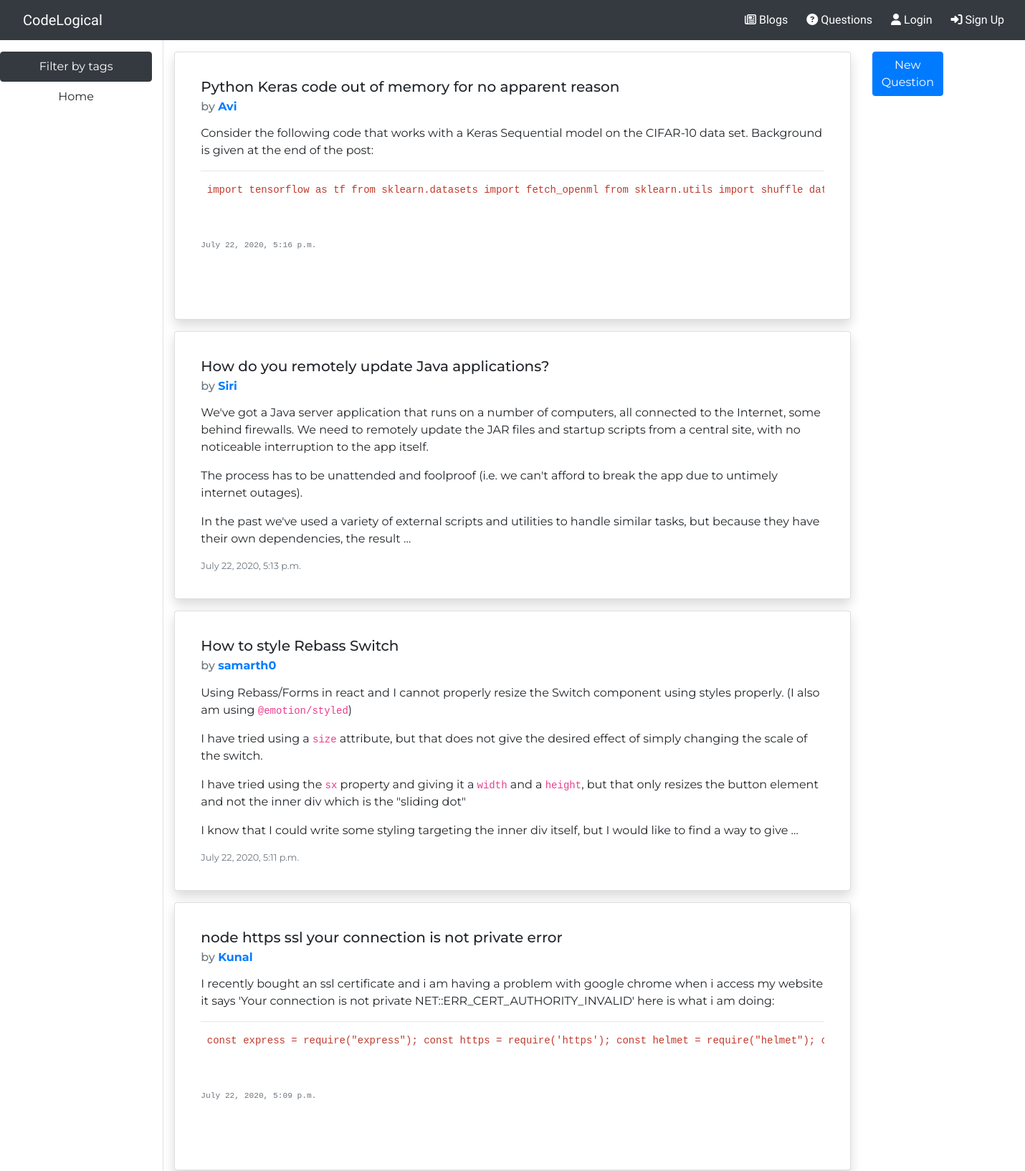
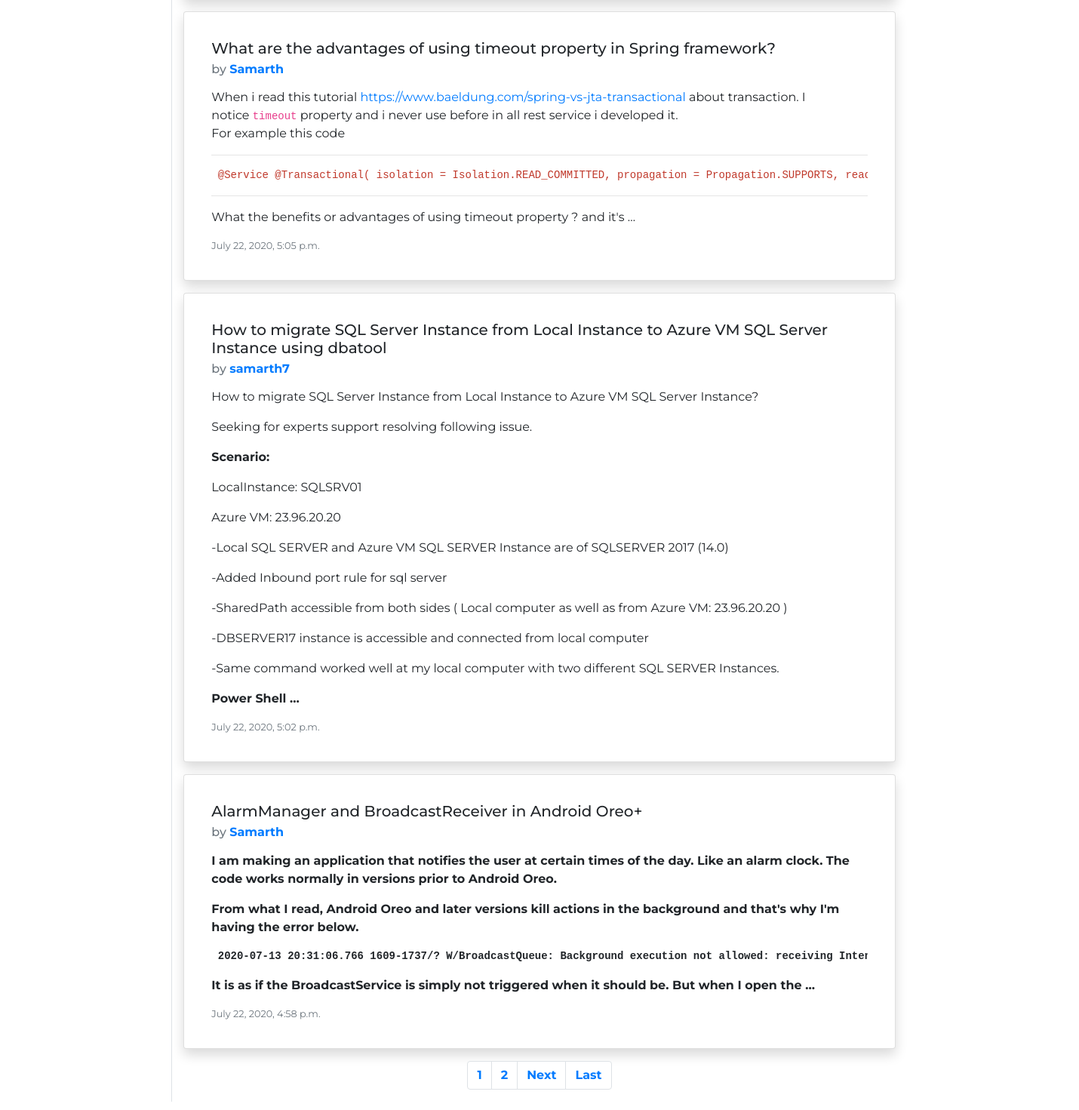
Before: /question/all with the older database file (2 pictures, top to bottom).
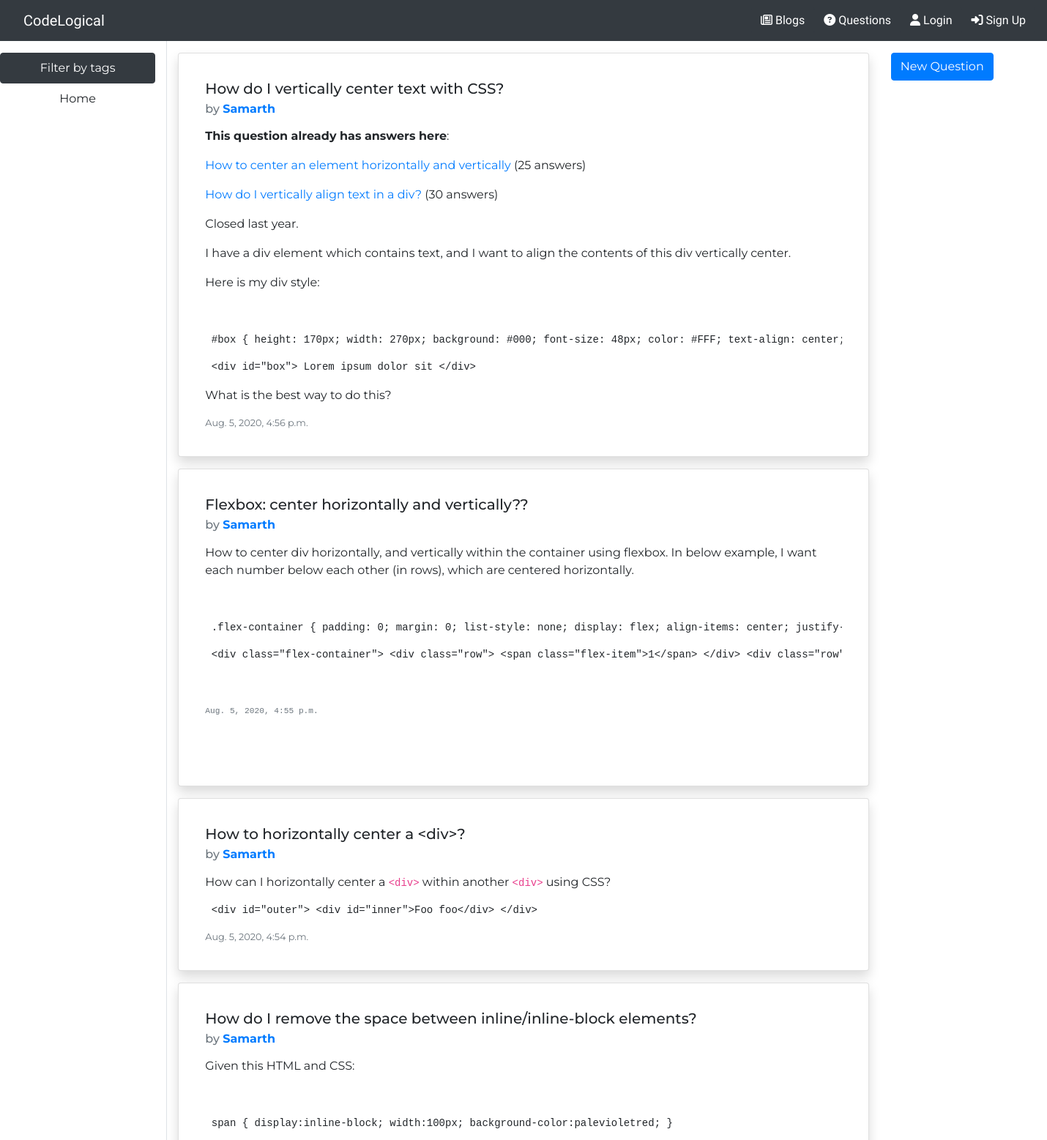
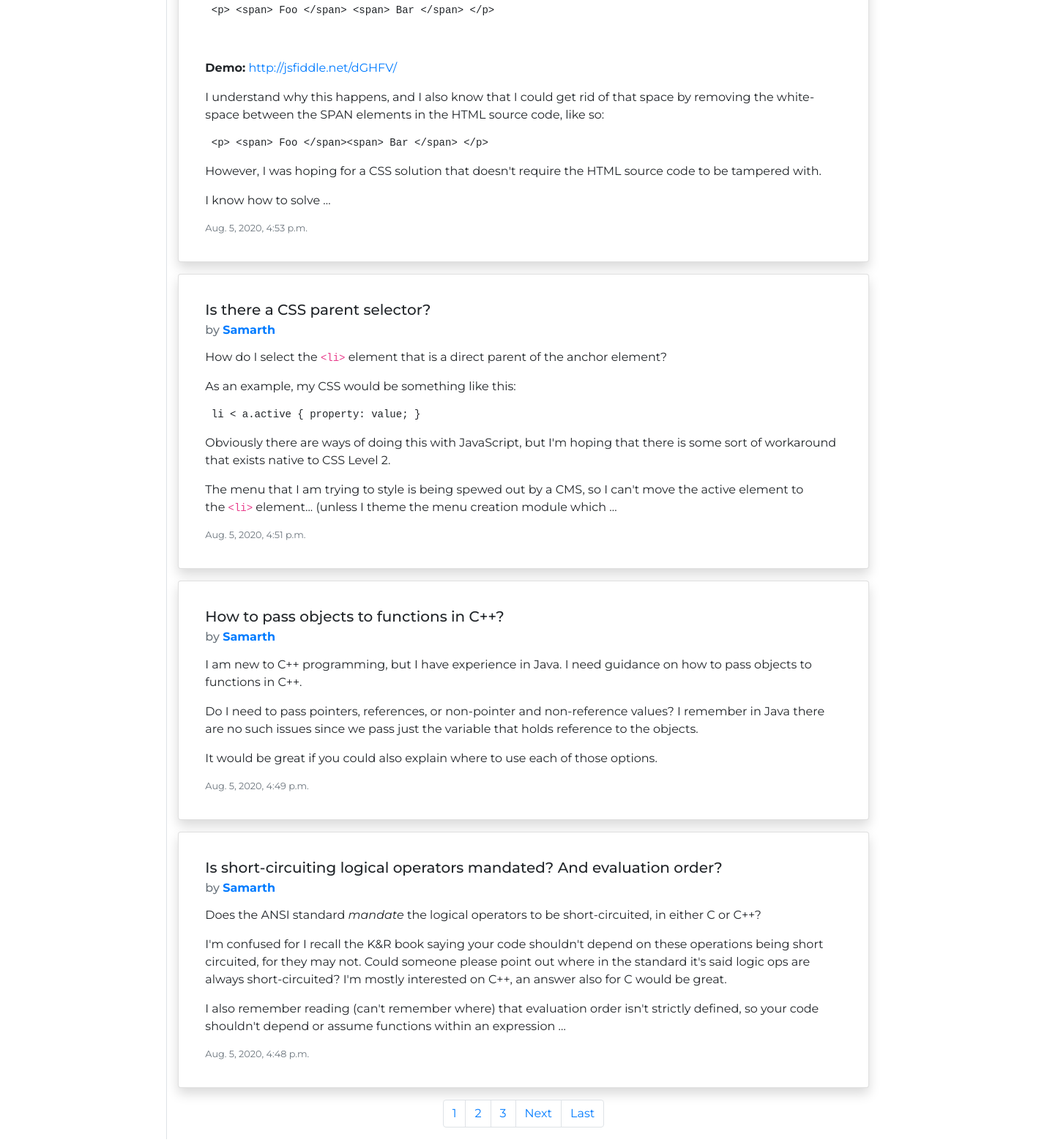
After: the same page with the newer database file (2 pictures, top to bottom).
### qna/models.py (models this page shows, shortened)
class Question(models.Model):
    title=models.CharField(max_length=100)
    content=RichTextField(default="",blank=True,null=True)
    asked_by=models.ForeignKey(User,on_delete=models.CASCADE,null=True,blank=True)
    posted_on=models.DateTimeField(null=True,blank=True)
    tags = TaggableManager()

### qna/views.py (the view)
# urls.py: path('question/all',QuestionListView.as_view(),name='question-list'),
class QuestionListView(ListView):
    model = Question
    template_name = "qna/question_list.html"
    context_object_name="questions"
    paginate_by=7                   #By default the page object is reffered as 'page_obj' in HTML
    ordering=['-posted_on']

### qna/templates/qna/question_list.html (shortened to what this page needs)
{% extends "blog/base.html" %}
{% block space %}
<div class="row flex-xl-nowrap">
    <div class="col-12 col-md-3 col-xl-2 bd-sidebar border-right align-items-center">
        <nav class="nav flex-column sticky-top sidebar pt-3">
            <li class="nav-item">
                <a class="nav-link btn btn-dark " href="{% url 'tag-list' %}">Filter by tags</a>
            </li>
            <li class="nav-item">
                <a class="nav-link btn " href="{% url 'home' %}" tabindex="-1" aria-disabled="true">Home</a>
            </li>
        </nav>
    </div>
    <div class="col-sm-12 col-md-8 col-lg-8 pt-3">
            {% for question in questions %}
                <div class="card shadow p-3 mb-3 bg-white rounded ">
                    <div class="card-body">
                        <h5 class="card-title">{{ question.title }}</h5>
                        <h6 class="card-subtitle mb-2 text-muted">by <a style="position: relative;" href="{% url 'profile'  question.asked_by.id %}" class="text-decoration-none"><strong>{{ question.asked_by }}</strong></a> </h6>
                        <p class="card-text">{{ question.content|safe|truncatewords:90 }}</p>
                        <p class="card-text"><small class="text-muted">{{ question.posted_on }}</small></p>
                    </div>
                </div>
            {% endfor %}
            {% if page_obj.has_other_pages %}
                <ul class="pagination justify-content-center">
                    {% for num in page_obj.paginator.page_range %}
                    {% if page_obj.number == num %}
                    <li class="page-item">
                        <a class="page-link" href="?page={{ num }}"> {{ num }}</a>
                    </li>
                    {% elif num > page_obj.number|add:'-3' and num < page_obj.number|add:'3' %}
                    <li class="page-item">
                        <a class="page-link" href="?page={{ num }}"> {{ num }}</a>
                    </li>
                    {% endif %}
                    {% endfor %}
                    {% if page_obj.has_next %}
                    <li class="page-item">
                        <a class="page-link" href="?page={{ page_obj.next_page_number }}"> Next </a>
                    </li>
                    <li class="page-item">
                        <a class="page-link" href="?page={{ page_obj.paginator.num_pages }}"> Last </a>
                    </li>
                    {% endif %}
                </ul>
            {% endif %}
    </div>
    <div class="col-sm-12 col-md-4 col-lg-4 pt-3">
        <a href="{% url 'new-question' %}" class="btn btn-primary">New Question</a>
    </div>
</div>
{% endblock %}

Changed rows visible on the page:
no longer on this page (row unchanged): Question: title "Python Keras code out of memory for no apparent reason", asked_by "Avi", content "Consider the following code that works with a Keras Sequential model on the CIFAR-10 data set. Background is given at the end of the post: import tensorflow as tf from sklearn.datasets import fetch_openml from sklearn.utils import shuffle…", posted_on "July 22, 2020, 5:16 p.m."
removed Question: title "How do you remotely update Java applications?", asked_by "Siri", content "We've got a Java server application that runs on a number of computers, all connected to the Internet, some behind firewalls. We need to remotely update the JAR files and startup scripts from a central site, with no noticeable interruption to the app itself. The process has to be unattended and foolproof (i.e. we can't afford to break the app due to untimely internet outages). In the past we've used a variety of external scripts and utilities to handle similar tasks, but because they have their own dependencies, the result …", posted_on "July 22, 2020, 5:13 p.m."
removed Question: title "How to style Rebass Switch", asked_by "samarth0", content "Using Rebass/Forms in react and I cannot properly resize the Switch component using styles properly. (I also am using @emotion/styled ) I have tried using a size attribute, but that does not give the desired effect of simply changing the scale of the switch. I have tried using the sx property and giving it a width and a height , but that only resizes the button element and not the inner div which is the \"sliding dot\" I know that I could write some styling targeting the inner div itself, but I would like to find a way to give …", posted_on "July 22, 2020, 5:11 p.m."
removed Question: title "node https ssl your connection is not private error", asked_by "Kunal", content "I recently bought an ssl certificate and i am having a problem with google chrome when i access my website it says 'Your connection is not private NET::ERR_CERT_AUTHORITY_INVALID' here is what i am doing: const express = require(\"express\"); const https = require('https'); const helmet = require(\"helmet\");…", posted_on "July 22, 2020, 5:09 p.m."
removed Question: title "What are the advantages of using timeout property in Spring framework?", asked_by "Samarth", content "When i read this tutorial https://www.baeldung.com/spring-vs-jta-transactional about transaction. I notice timeout property and i never use before in all rest service i developed it. For example this code @Service @Transactional( isolation = Isolation.READ_COMMITTED, propagation = Propagation.SUPPORTS, What the benefits or advantages of using timeout property ? and it's …", posted_on "July 22, 2020, 5:05 p.m."
removed Question: title "How to migrate SQL Server Instance from Local Instance to Azure VM SQL Server Instance using dbatool", asked_by "samarth7", content "How to migrate SQL Server Instance from Local Instance to Azure VM SQL Server Instance? Seeking for experts support resolving following issue. Scenario: LocalInstance: SQLSRV01 Azure VM: 23.96.20.20 -Local SQL SERVER and Azure VM SQL SERVER Instance are of SQLSERVER 2017 (14.0) -Added Inbound port rule for sql server -SharedPath accessible from both sides ( Local computer as well as from Azure VM: 23.96.20.20 ) -DBSERVER17 instance is accessible and connected from local computer -Same command worked well at my local computer with two different SQL SERVER Instances. Power Shell …", posted_on "July 22, 2020, 5:02 p.m."
removed Question: title "AlarmManager and BroadcastReceiver in Android Oreo+", asked_by "Samarth", content "I am making an application that notifies the user at certain times of the day. Like an alarm clock. The code works normally in versions prior to Android Oreo. From what I read, Android Oreo and later versions kill actions in the background and that's why I'm having the error below. 2020-07-13 20:31:06.766 1609-1737/? W/BroadcastQueue: Background execution not allowed: receiving It is as if the BroadcastService is simply not triggered when it should be. But when I open the …", posted_on "July 22, 2020, 4:58 p.m."
added Question: title "How do I vertically center text with CSS?", asked_by "Samarth", content "This question already has answers here : How to center an element horizontally and vertically (25 answers) How do I vertically align text in a div? (30 answers) Closed last year. I have a div element which contains text, and I want to align the contents of this div vertically center. Here is my div style: #box { height: 170px; width: 270px; background: #000; font-size: 48px; color: #FFF; text-align: <div id=\"box\"> Lorem ipsum dolor sit </div> What is the best way to do this?", posted_on "Aug. 5, 2020, 4:56 p.m."
added Question: title "Flexbox: center horizontally and vertically??", asked_by "Samarth", content "How to center div horizontally, and vertically within the container using flexbox. In below example, I want each number below each other (in rows), which are centered horizontally. .flex-container { padding: 0; margin: 0; list-style: none; display: flex; align-items: center; <div class=\"flex-container\"> <div class=\"row\"> <span class=\"flex-item\">1</span> </div> <div…", posted_on "Aug. 5, 2020, 4:55 p.m."
added Question: title "How to horizontally center a <div>?", asked_by "Samarth", content "How can I horizontally center a <div> within another <div> using CSS? <div id=\"outer\"> <div id=\"inner\">Foo foo</div> </div>", posted_on "Aug. 5, 2020, 4:54 p.m."
added Question: title "How do I remove the space between inline/inline-block elements?", asked_by "Samarth", content "Given this HTML and CSS: span { display:inline-block; width:100px; background-color:palevioletred; } <p> <span> Foo </span> <span> Bar </span> </p> Demo: http://jsfiddle.net/dGHFV/ I understand why this happens, and I also know that I could get rid of that space by removing the white-space between the SPAN elements in the HTML source code, like so: <p> <span> Foo </span><span> Bar </span> </p> However, I was hoping for a CSS solution that doesn't require the HTML source code to be tampered with. I know how to solve …", posted_on "Aug. 5, 2020, 4:53 p.m."
added Question: title "Is there a CSS parent selector?", asked_by "Samarth", content "How do I select the <li> element that is a direct parent of the anchor element? As an example, my CSS would be something like this: li < a.active { property: value; } Obviously there are ways of doing this with JavaScript, but I'm hoping that there is some sort of workaround that exists native to CSS Level 2. The menu that I am trying to style is being spewed out by a CMS, so I can't move the active element to the <li> element... (unless I theme the menu creation module which …", posted_on "Aug. 5, 2020, 4:51 p.m."
added Question: title "How to pass objects to functions in C++?", asked_by "Samarth", content "I am new to C++ programming, but I have experience in Java. I need guidance on how to pass objects to functions in C++. Do I need to pass pointers, references, or non-pointer and non-reference values? I remember in Java there are no such issues since we pass just the variable that holds reference to the objects. It would be great if you could also explain where to use each of those options.", posted_on "Aug. 5, 2020, 4:49 p.m."
added Question: title "Is short-circuiting logical operators mandated? And evaluation order?", asked_by "Samarth", content "Does the ANSI standard mandate the logical operators to be short-circuited, in either C or C++? I'm confused for I recall the K&R book saying your code shouldn't depend on these operations being short circuited, for they may not. Could someone please point out where in the standard it's said logic ops are always short-circuited? I'm mostly interested on C++, an answer also for C would be great. I also remember reading (can't remember where) that evaluation order isn't strictly defined, so your code shouldn't depend or assume functions within an expression …", posted_on "Aug. 5, 2020, 4:48 p.m."
Other visible differences:
new list line: "3"
